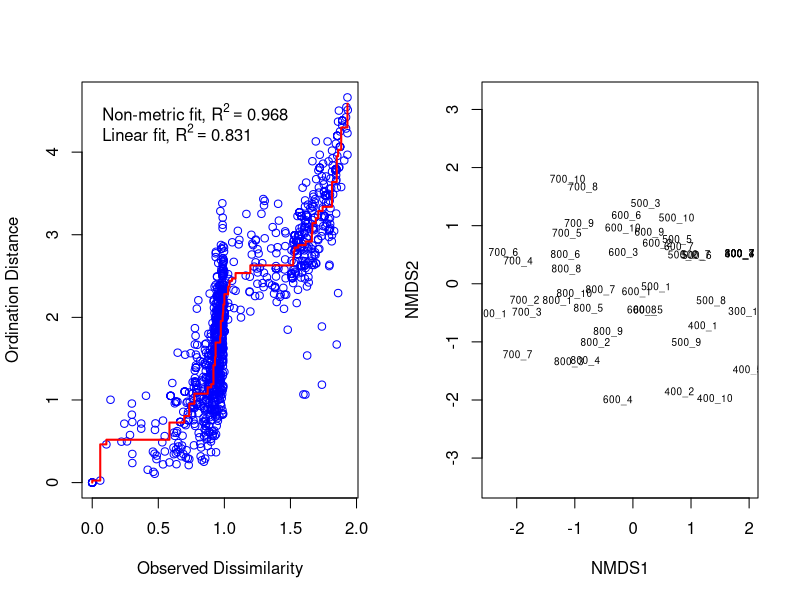
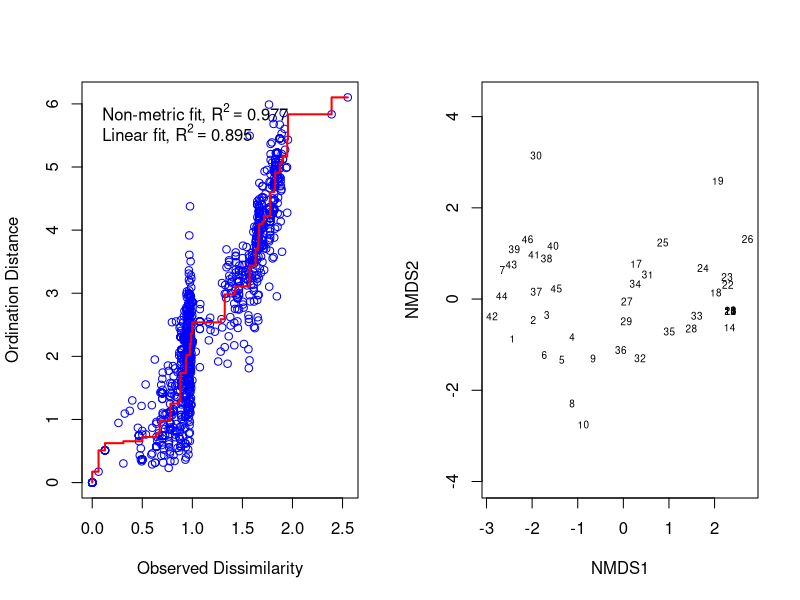
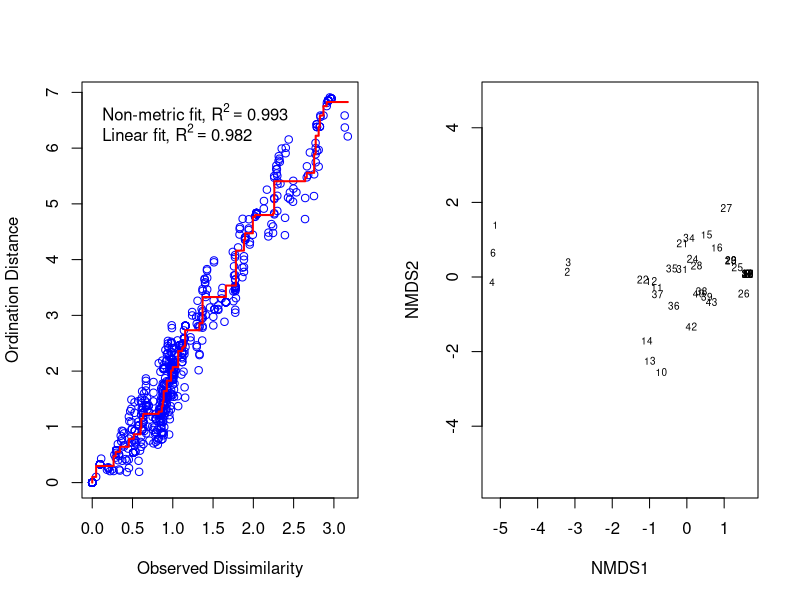
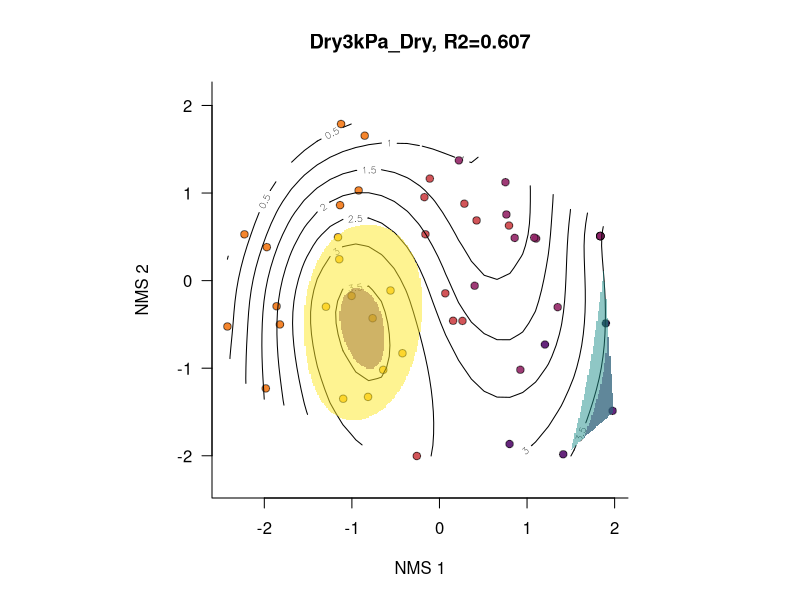

R code for these plots, in order: (Note: this script raises an error after producing the figures.)
######################################################################
#
#  NMS and hilltop plots
#
#    Peter Nelson, w changes from Rob Smith, phytomosaic@gmail.com, 16 Sep 2021
#
##      GNU General Public License, Version 3.0    ###################


### preamble
rm(list=ls())
set.seed(1234)
require(tidyverse)
require(vegan)
require(mgcv)
# devtools::install_github('https://github.com/phytomosaic/ecole')


### define functions
# quick function for proportion of no-share sample units
`noshare` <- function(x) {
  z <- vegan::no.shared(x)
  length(z[z == TRUE])/length(z)
}
# step-down dimensionality selection in NMS, for varying 'k' dimensions
`scree_nms` <- function(D, k=9, ...) {
  stress <- rep(NA, k)
  for (i in 1:k) {
    cat('calculating', i, 'of', k, 'dimensions...\n')
    stress[i] <- metaMDS(D, k=i, trace=0, ...)$stress
  }
  plot(1:k, stress, main='', xlab='Dimension', ylab='Stress',
       ylim=c(0, max(stress)*1.05), pch=16, las=1, bty='l')
  lines(1:k, stress)
  abline(0.20, 0, col='red', lty = 2)
  data.matrix(stress)
}
# function to color points by value (elevation value)
`colvec` <- function (x, n = 99, pal, zeroctr = FALSE, ...) {
  if (isTRUE(zeroctr)) {
    if (missing(pal)) {
      pal <- c('#0000FF', '#0505FF', '#0A0AFF', '#0F0FFF', 
               '#1414FF', '#1A1AFF', '#1F1FFF', '#2424FF', '#2929FF', 
               '#2E2EFF', '#3434FF', '#3939FF', '#3E3EFF', '#4343FF', 
               '#4848FF', '#4E4EFF', '#5353FF', '#5858FF', '#5D5DFF', 
               '#6262FF', '#6868FF', '#6D6DFF', '#7272FF', '#7777FF', 
               '#7C7CFF', '#8282FF', '#8787FF', '#8C8CFF', '#9191FF', 
               '#9696FF', '#9C9CFF', '#A1A1FF', '#A6A6FF', '#ABABFF', 
               '#B0B0FF', '#B6B6FF', '#BBBBFF', '#C0C0FF', '#C5C5FF', 
               '#CACAFF', '#D0D0FF', '#D5D5FF', '#DADAFF', '#DFDFFF', 
               '#E4E4FF', '#EAEAFF', '#EFEFFF', '#F4F4FF', '#F9F9FF', 
               '#FEFEFF', '#FFF9F9', '#FFF4F4', '#FFEFEF', '#FFEAEA', 
               '#FFE4E4', '#FFDFDF', '#FFDADA', '#FFD5D5', '#FFD0D0', 
               '#FFCACA', '#FFC5C5', '#FFC0C0', '#FFBBBB', '#FFB6B6', 
               '#FFB0B0', '#FFABAB', '#FFA6A6', '#FFA1A1', '#FF9C9C', 
               '#FF9696', '#FF9191', '#FF8C8C', '#FF8787', '#FF8282', 
               '#FF7C7C', '#FF7777', '#FF7272', '#FF6D6D', '#FF6868', 
               '#FF6262', '#FF5D5D', '#FF5858', '#FF5353', '#FF4E4E', 
               '#FF4848', '#FF4343', '#FF3E3E', '#FF3939', '#FF3434', 
               '#FF2E2E', '#FF2929', '#FF2424', '#FF1F1F', '#FF1A1A', 
               '#FF1414', '#FF0F0F', '#FF0A0A', '#FF0505', '#FF0000')
    }
    lim  <- max(abs(range(x, na.rm = TRUE)))
    brk  <- seq(-lim, lim, length.out = 99)
    cutx <- cut(as.numeric(x), breaks = brk, include.lowest = TRUE)
    u    <- pal[cutx]
  }
  else {
    if (missing(pal)) {
      if (is.factor(x)) 
        n <- nlevels(x)
      pal <- viridis::inferno(n = n, alpha = 0.9, begin = 0.1, end = 0.85)
    }
    cutx <- cut(as.numeric(x), breaks = length(pal), include.lowest = TRUE)
    u    <- pal[cutx]
  }
  return(u)
}


### read in data
# cover abundance
cover     <- read.csv('data/CoverMaster.csv')
cover$UID <- paste(cover$Elevation, cover$Quadrat, sep='_')
# species-level traits, including absorption time and angles
traits_sp <- read.csv('data/Traits_TransB.csv')
# environment data, including climate derivatives
env       <- read.csv('data/Env_matrix_B.csv')
env$UID   <- paste(env$Elevation, env$Quadrat, sep='_')
# trait data, including spectra, absorption time, photobionts
# trait <- read.csv('data/QuadratMeanTraits_Weighted_NoTrace.csv')
trait     <- read.csv('data/QuadratMeanTraits_Unweighted.csv')
trait$UID <- paste(trait$Elevation, trait$Quadrat, sep='_')
trait     <- trait[,-1:-4]
# spectra by quadrat, including band ratios
spectra   <- read.csv('data/Spectral_Features.csv')
# substrate data, including quadrat-level rockiness measurements
#   QUESTION: Join this to traits?
substrate     <- read.csv('data/Substrate_PatacheB.csv',header=T)
substrate$UID <- paste(substrate$Elevation, substrate$Quadrat, sep='_')


### examine
str(cover)     # 1522 obs. of  9 variables
str(traits_sp) # 356 obs. of  26 variables
str(env)       # 60 obs. of  30 variables
str(trait)     # 49 obs. of  127 variables
str(spectra)   # 49 obs. of  127 variables
str(substrate) # 60 obs. of  10 variables


### --- data pre-processing (RJS assumes this works as intended, not checked)
# use only transect B, which has complete community and environmental data
coverB       <- subset(cover, Transect=='B')
coverB$Cover <- as.character(coverB$Cover)
coverB$Cover[coverB$Cover=='T'] <- 0.25
biont        <- c('Trebouxia','Trentepohlia')
table(traits_sp$Photobiont, useNA='always')
traits_sp_filt <- traits_sp %>% dplyr::select(Species, Photobiont) %>% 
  unique() %>% as.data.frame()
# all matrix
coverB_flat_forMDS <-
  coverB %>% 
  dplyr::filter(Species != '') %>%
  dplyr::select(-Collection, -Long_Form, -Photos) %>% 
  pivot_wider(names_from=Species, values_from=Cover) %>%
  dplyr::select(-Elevation, -Transect, -Quadrat) %>%
  mutate(across(c(-UID),as.numeric)) %>%
  replace(is.na(.),0) %>%
  rowwise() %>% 
  mutate(tot_cov=sum(across(c(-UID)))) %>% 
  dplyr::filter(tot_cov>0) %>%
  dplyr::select(-tot_cov)
dimnames(coverB_flat_forMDS)
coverB_flat_forMDS <- as.data.frame(coverB_flat_forMDS)
dimnames(coverB_flat_forMDS)[[1]] <- coverB_flat_forMDS$UID
coverB_flat_forMDS$UID <- NULL
# Trebouxia matrix
coverB_Treb <- coverB %>%  left_join(traits_sp_filt, by='Species', keep=F) %>% 
  subset(Photobiont == 'Trebouxia')
coverB_Treb_flat_forMDS <- 
  coverB_Treb %>%
  dplyr::select(Elevation, Transect, Quadrat, UID, Species, Cover) %>%
  dplyr::filter(Species!='') %>%
  pivot_wider(names_from=Species, values_from=Cover) %>%
  dplyr::select(-Elevation, -Transect, -Quadrat) %>%
  mutate(across(c(-UID),as.numeric)) %>%
  replace(is.na(.),0) %>%
  rowwise() %>% 
  mutate(tot_cov=sum(across(c(-UID)))) %>% 
  dplyr::filter(tot_cov>0) %>%
  dplyr::select(-tot_cov,-UID)
names_nmds_Treb <- 
  coverB_Treb %>% 
  dplyr::select(Elevation, Transect, Quadrat, UID, Species, Cover) %>%
  dplyr::filter(Species!='') %>%
  pivot_wider(names_from=Species, values_from=Cover) %>%
  dplyr::select(-Elevation, -Transect, -Quadrat) %>%
  mutate(across(c(-UID),as.numeric)) %>%
  replace(is.na(.),0) %>%
  rowwise() %>% 
  mutate(tot_cov=sum(across(c(-UID)))) %>% 
  dplyr::filter(tot_cov>0) %>%
  dplyr::select(UID)
# Trentepohlia matrix
coverB_Trent <- coverB %>% left_join(traits_sp_filt, by='Species', keep=F) %>%
  subset(Photobiont == 'Trentepohlia')
coverB_Trent_flat_forMDS <- 
  coverB_Trent %>%
  dplyr::select(Elevation, Transect, Quadrat, UID, Species, Cover) %>%
  dplyr::filter(Species!='') %>%
  pivot_wider(names_from=Species, values_from=Cover) %>%
  dplyr::select(-Elevation, -Transect, -Quadrat) %>%
  mutate(across(c(-UID),as.numeric)) %>%
  replace(is.na(.),0) %>%
  rowwise() %>% 
  mutate(tot_cov=sum(across(c(-UID)))) %>% 
  dplyr::filter(tot_cov>0) %>%
  dplyr::select(-tot_cov,-UID)
names_nmds_Trent <-
  coverB_Trent %>%
  dplyr::select(Elevation, Transect, Quadrat, UID, Species, Cover) %>%
  dplyr::filter(Species!='') %>%
  pivot_wider(names_from=Species, values_from=Cover) %>%
  dplyr::select(-Elevation, -Transect, -Quadrat) %>%
  mutate(across(c(-UID),as.numeric)) %>%
  replace(is.na(.),0) %>%
  rowwise() %>% 
  mutate(tot_cov=sum(across(c(-UID)))) %>% 
  dplyr::filter(tot_cov>0) %>%
  dplyr::select(UID)


### double-standardization by species max then site totals
coverB_flat_forMDS        <- wisconsin(coverB_flat_forMDS)
coverB_Treb_flat_forMDS   <- wisconsin(coverB_Treb_flat_forMDS)
coverB_Trent_flat_forMDS  <- wisconsin(coverB_Trent_flat_forMDS)

# ### remove rare species?
# table(colSums(coverB_flat_forMDS > 0)) # 38 of 89 taxa are singletons
# table(colSums(coverB_Treb_flat_forMDS > 0)) # 22 of 60 taxa are singletons
# table(colSums(coverB_Trent_flat_forMDS > 0)) # 13 of 25 taxa are singletons

# ### examine species abundance matrices
# cbind(
#   ecole::mx_diversity(coverB_flat_forMDS),
#   ecole::mx_diversity(coverB_Treb_flat_forMDS),
#   ecole::mx_diversity(coverB_Trent_flat_forMDS)
# )


### dissimilarity matrices
noshare(coverB_flat_forMDS)       # 0.346 no-share, advise stepacross
noshare(coverB_Treb_flat_forMDS)  # 0.480 no-share, advise stepacross
noshare(coverB_Trent_flat_forMDS) # 0.454 no-share, advise stepacross
D_all   <- stepacross(vegdist(coverB_flat_forMDS, 'bray'))
D_treb  <- stepacross(vegdist(coverB_Treb_flat_forMDS, 'bray'))
D_trent <- stepacross(vegdist(coverB_Trent_flat_forMDS, 'bray'))


### NMS runs
par(mfrow=c(1,2))
###  NMS all
# scree_nms(D_all, k=5, try=100)             # dimensionality selection
coverB_MDS <- metaMDS(D_all, k=2, try=500, trymax=501, auto=F, noshare=F)
stressplot(coverB_MDS)                     # shepard plot
plot(coverB_MDS, type='t', cex=0.6)        # NMS plot
###  NMS Trebouxia
# scree_nms(D_treb, k=5, try=100)            # dimensionality selection
coverB_Treb_MDS <- metaMDS(D_treb, k=2, try=500, trymax=501, auto=F, noshare=F)
stressplot(coverB_Treb_MDS)                # shepard plot
plot(coverB_Treb_MDS, type='t', cex=0.6)   # NMS plot
###  NMS Trentepohlia
# scree_nms(D_trent, k=5, try=100)           # dimensionality selection
coverB_Trent_MDS <- metaMDS(D_trent, k=2, try=500, trymax=501, auto=F, noshare=F)
stressplot(coverB_Trent_MDS)               # shepard plot
plot(coverB_Trent_MDS, type='t', cex=0.6)  # CAUTION! many ties, and wonky Axis 1...


### join NMS scores/env/traits
names_nmds  <- dimnames(coverB_flat_forMDS)[[1]]
scr       <- coverB_MDS$points %>% as.data.frame() %>% 
  mutate(UID=names_nmds) %>% replace(is.na(.),0)
scr_Trent <- coverB_Trent_MDS$points %>% as.data.frame() %>% 
  mutate(UID=names_nmds_Trent$UID) %>% replace(is.na(.),0)
scr_Treb  <- coverB_Treb_MDS$points %>% as.data.frame() %>% 
  mutate(UID=names_nmds_Treb$UID) %>% replace(is.na(.),0)
# add NMS scores to env
scr_env       <- env %>% inner_join(scr, by='UID') %>% as.data.frame() 
scr_env_Trent <- env %>% inner_join(scr_Trent, by='UID')  %>% as.data.frame() 
scr_env_Treb  <- env %>% inner_join(scr_Treb, by='UID')  %>% as.data.frame() 
# add traits to the env matrix
scr_env <-
  scr_env %>% 
  dplyr::select(-X, -X.1) %>%
  inner_join(trait, by='UID', keep=FALSE)  %>%
  inner_join(substrate, by=c('UID','Elevation','Quadrat'), keep=FALSE) %>%
  as.data.frame() %>% 
  dplyr::select(UID, Transect, Quadrat, Elevation, -Total, everything())
scr_env_Treb <- scr_env_Treb %>% 
  dplyr::select(-X, -X.1) %>%
  inner_join(trait, by='UID', keep=FALSE)  %>%
  inner_join(substrate, by=c('UID','Elevation','Quadrat'), keep=FALSE) %>%
  as.data.frame() %>% 
  dplyr::select(UID, Transect, Quadrat, Elevation, -Total, everything())
scr_env_Trent <- scr_env_Trent %>% 
  dplyr::select(-X, -X.1) %>%
  inner_join(trait, by='UID', keep=FALSE)  %>%
  inner_join(substrate, by=c('UID','Elevation','Quadrat'), keep=FALSE) %>%
  as.data.frame() %>% 
  dplyr::select(UID, Transect, Quadrat, Elevation, -Total, everything())
# env variable names to use later
vars <- colnames(scr_env[5:length(scr_env)-1]) 
vars[vars=='UID'] <- NULL
# cleanup
rm(substrate, cover, traits_sp, env, trait, spectra,
   names_nmds, names_nmds_Treb, names_nmds_Trent,
   D_all, D_treb, D_trent)


### CAUTION!!! incomplete replication within Elevations...
cbind(xtabs(~ Elevation + Quadrat, scr_env), Total=table(scr_env$Elevation))
cbind(xtabs(~ Elevation + Quadrat, scr_env_Treb), Total=table(scr_env_Treb$Elevation))
cbind(xtabs(~ Elevation + Quadrat, scr_env_Trent), Total=table(scr_env_Trent$Elevation))


# ### quick view: plot NMS by elevation
# `plot_nms` <- function(d, ...) {
#   plot(d$MDS1, d$MDS2, xlab='NMS 1', ylab='NMS 2',
#        pch=as.numeric(factor(d$Elevation))+14, 
#        col=as.numeric(factor(d$Elevation)), 
#        bty='L', las=1, asp=1, main='', ...)
# }
# par(mfrow=c(1,3), pty='s')
# plot_nms(scr_env)
# plot_nms(scr_env_Treb)
# plot_nms(scr_env_Trent)
# # cant do mixed model because Elevations occupy diff regions of ordination space


### function to fit GAM models (not a true hilltop plot)
`fit_gam` <- function(y, d, saveplot=FALSE, ...) {
  o  <- ordisurf(scores(d[,c('MDS1','MDS2')]), d[,y], plot=F)
  r2 <- round(summary(o)$r.sq,3)
  if(isTRUE(saveplot)) { png(paste0('./fig/fig_surface_',y,'.png'), 
                             hei=10, wid=10, unit='in', res=350) }
  plot(d$MDS1, d$MDS2, xlab='NMS 1', ylab='NMS 2',
       pch=21, cex=1.0, col='#00000099' , bg=colvec(d$Elevation), 
       bty='L', las=1, asp=1, main=paste0(y,', R2=',r2), ...)
  contour(o$grid$x, o$grid$y, o$grid$z, col='#000000FF', add=T)
  if(isTRUE(saveplot)) dev.off()
  return(o)
}
### add hilltop: above `hillcut` percent of total hill height
`add_hilltop` <- function(y, d, hillcut=0.10, hillcol='#44015480', ...) {
  o  <- ordisurf(scores(d[,c('MDS1','MDS2')]), d[,y], npoints=299, plot=F)
  grd   <- o$grid$z
  rng   <- range(grd, na.rm=T)
  cutpt <- rng[2] - diff(rng) * hillcut
  image(o$grid$x, o$grid$y, grd >= cutpt, add=T, col=c(NA,hillcol))
}
### test hilltops here:
par(mfrow=c(1,1), pty='s')
fit_gam('Dry3kPa_Dry', scr_env)
add_hilltop('Dry3kPa_Dry', scr_env, hillcut=0.10)
add_hilltop('Dry1kPa_Dry', scr_env, hillcut=0.10, hillcol='#21908C80')
add_hilltop('Dry0.7kPa_Dry', scr_env, hillcut=0.10, hillcol='#FDE72580')



### for testing only: reduce number of candidate responses
length(vars) # 155 candidate responses (!)
vars <- vars[c(1,2,3,4, 5,7,8,9, 28,29,30,37, 51,141,151,153)]


### fit the GAMs
png('output/Patache_Hilltops.png', height = 5000, width = 5000, res = 350)
par(mfrow=c(4,4), mar=c(3,3,1,0), oma=c(0,0,0,0), pty='s')
m_all   <- lapply(vars, function(i) fit_gam(i, d=scr_env))
names(m_all)   <- vars
dev.off()

png('output/Patache_Hilltops_Treb.png', height = 5000, width = 5000, res = 350)
par(mfrow=c(4,4), mar=c(3,3,1,0), oma=c(0,0,0,0), pty='s')
m_treb  <- lapply(vars, function(i) fit_gam(i, d=scr_env_Treb))
names(m_treb)  <- vars
dev.off()

png('output/Patache_Hilltops_Trent.png', height = 5000, width = 5000, res = 350)
par(mfrow=c(4,4), mar=c(3,3,1,0), oma=c(0,0,0,0), pty='s')
m_trent <- lapply(vars, function(i) fit_gam(i, d=scr_env_Trent))
names(m_trent) <- vars
dev.off()

### GAM goodness-of-fit
`get_r2` <- function(mod_lst, savecsv=FALSE, prefix='all') {
  r2        <- sapply(mod_lst, function(i) summary(i)$r.sq)
  names(r2) <- names(mod_lst)
  if(isTRUE(savecsv)) {
    write.csv(t(t(r2)), file=paste0('./', prefix, '_PatacheB_nmsgamfit.csv'))
  }
  return(r2)
}
r2_all   <- get_r2(m_all)
r2_treb  <- get_r2(m_treb)
r2_trent <- get_r2(m_trent)
(r2 <- data.frame(r2_all, r2_treb, r2_trent))

### view R2 across photobiont types
png('output/Patache_Hilltop_R2.png')
`plot_r2_matrix` <- function(r2, ...) {
  m <- round(as.matrix(r2),2)
  m <- m[NROW(m):1,]
  par(pty='s', mfrow=c(1,1))
  image(1:ncol(m), 1:nrow(m), t(m), col=viridis::viridis(99), axes=F, ann=F)
  axis(1, 1:ncol(m), colnames(m), las=1)
  axis(2, 1:nrow(m), rownames(m), las=1)
  for (x in 1:ncol(m)) { for (y in 1:nrow(m)) { text(x,y,m[y,x]) }}
}
plot_r2_matrix(r2)
dev.off()

####    END    ####
